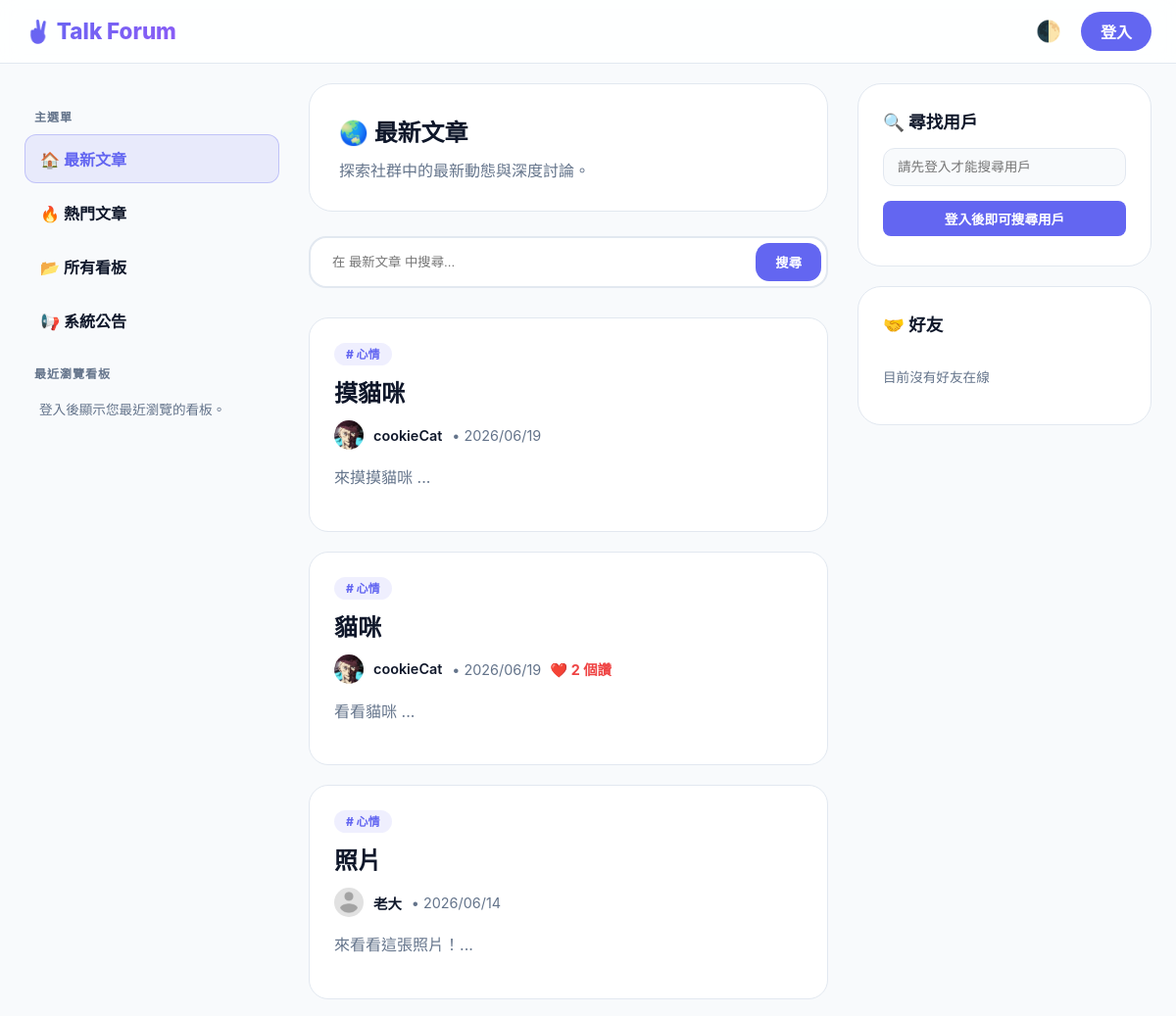
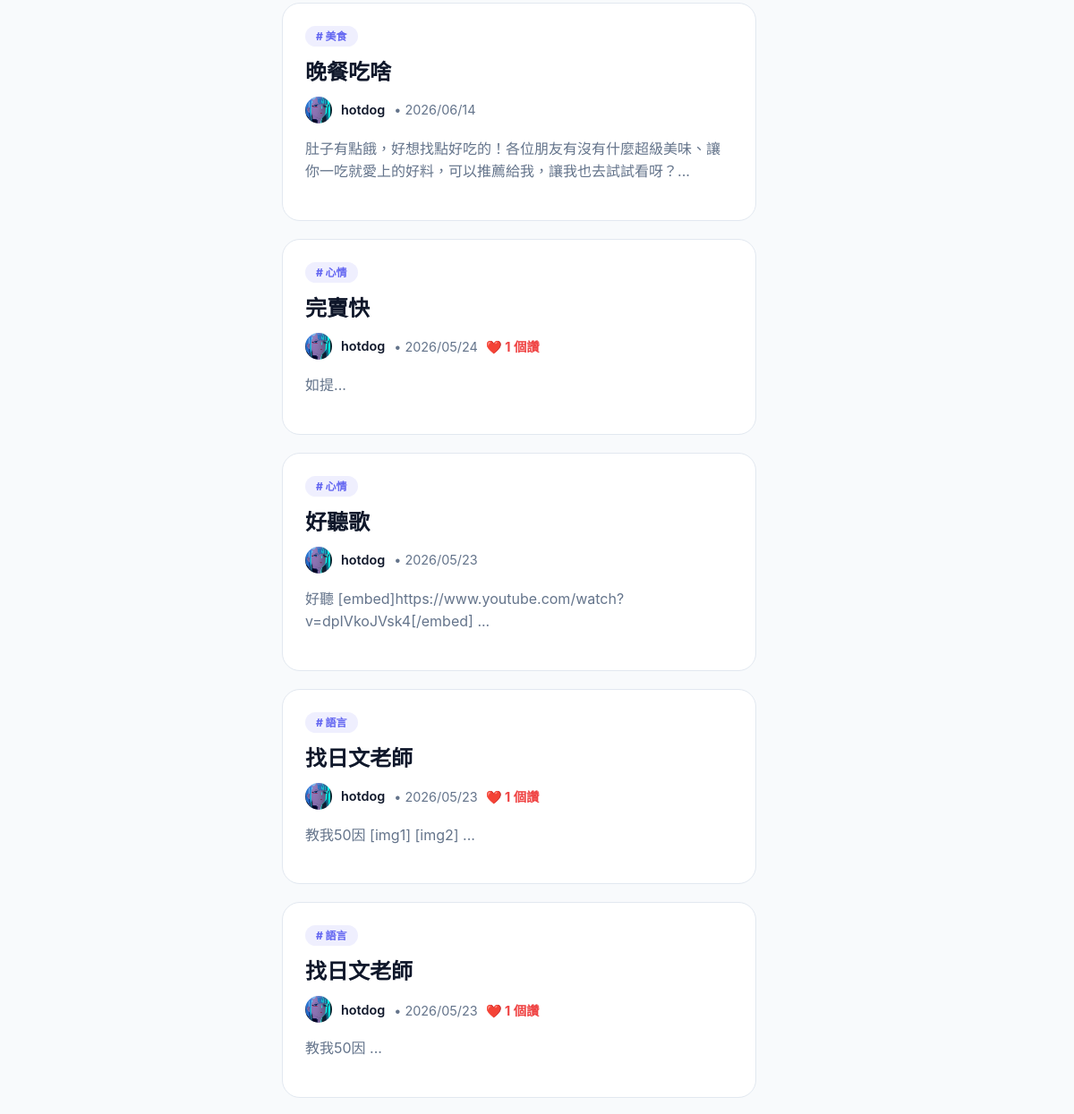
Before: / (upper part) with the older database file (2 pictures, top to bottom).
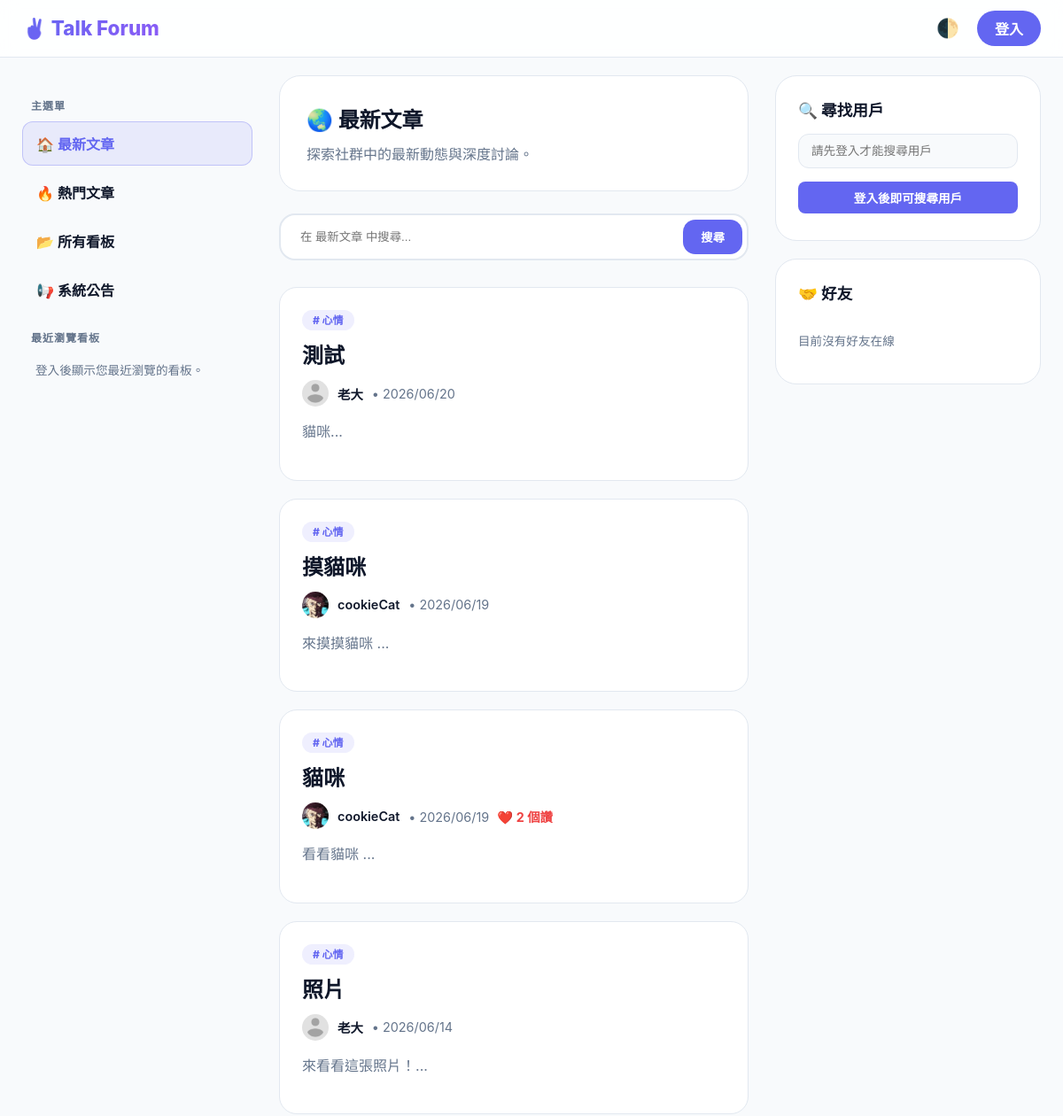
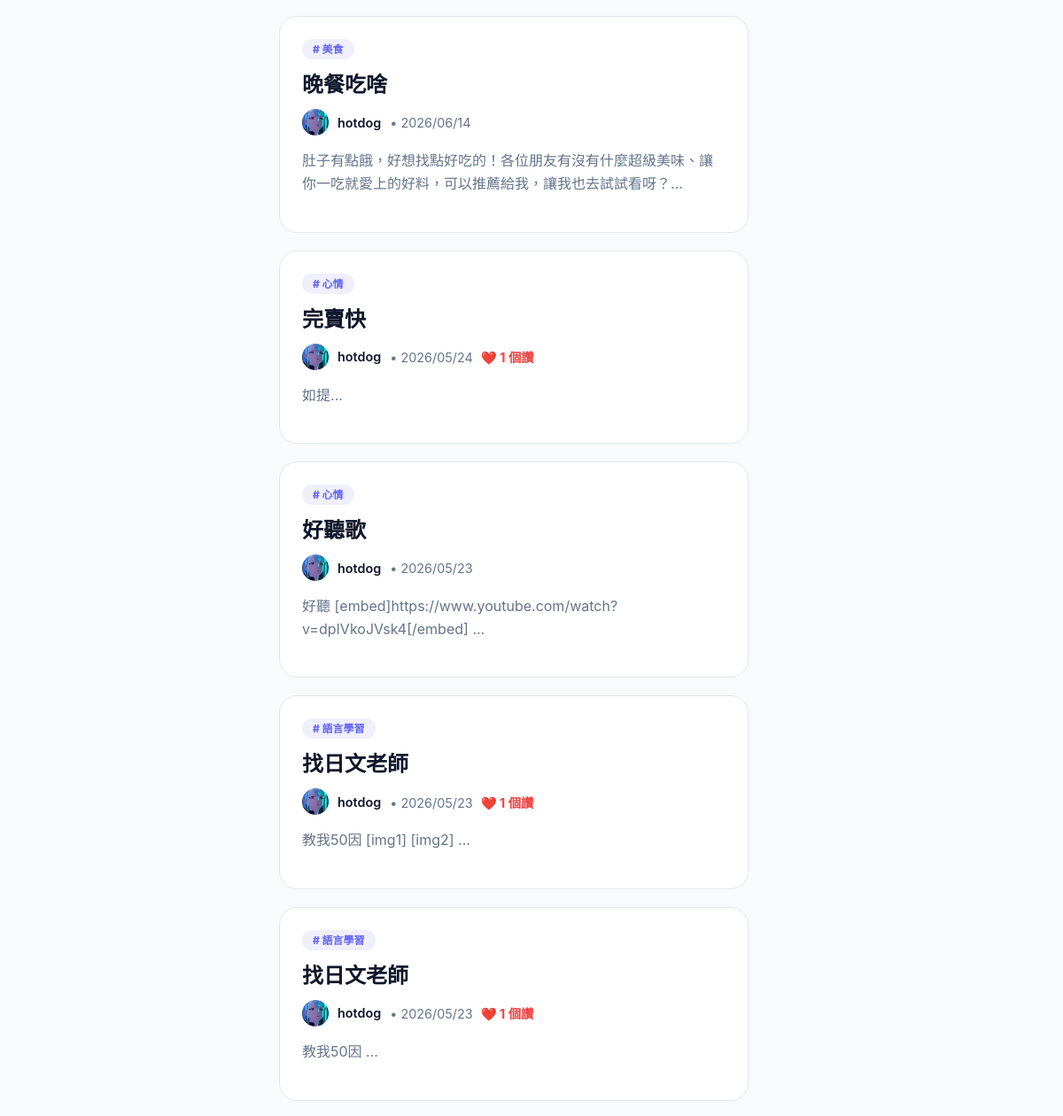
After: the same page with the newer database file (2 pictures, top to bottom).
### tables this page shows
CREATE TABLE `posts` (
  `id` int(11) NOT NULL,
  `title` varchar(255) NOT NULL,
  `content` text NOT NULL,
  `user_id` int(11) NOT NULL,
  `category_id` int(11) NOT NULL,
  `created_at` datetime NOT NULL DEFAULT current_timestamp(),
  `post_img` varchar(255) DEFAULT NULL
);

CREATE TABLE `categories` (
  `id` int(11) NOT NULL,
  `name` varchar(50) NOT NULL,
  `description` text DEFAULT NULL
);

CREATE TABLE `users` (
  `id` int(11) NOT NULL,
  `username` varchar(50) NOT NULL,
  `password` varchar(255) NOT NULL,
  `role` tinyint(1) NOT NULL DEFAULT 0,
  `email` varchar(100) NOT NULL,
  `created_at` datetime NOT NULL DEFAULT current_timestamp(),
  `bio` text DEFAULT NULL,
  `age` int(11) DEFAULT NULL,
  `gender` varchar(50) DEFAULT NULL,
  `interests` varchar(255) DEFAULT NULL,
  `location` varchar(255) DEFAULT NULL,
  `profile_img` varchar(255) DEFAULT 'default_avatar.png',
  `last_announcement_view` datetime DEFAULT '1970-01-01 00:00:00',
  `banner_img` varchar(255) DEFAULT NULL,
  `reset_token` varchar(255) DEFAULT NULL,
  `reset_expiry` datetime DEFAULT NULL
);

### index.php (the view, shortened to what the changed rows need)
<?php
require_once "includes/dbh.inc.php";
$searchTerm = isset($_GET['search']) ? trim($_GET['search']) : '';
$catID = isset($_GET['category']) ? $_GET['category'] : '';
$viewFriendsActivity = isset($_GET['view']) && $_GET['view'] === 'friends_activity';
$viewHistory = isset($_GET['view']) && $_GET['view'] === 'history';
$viewHot = isset($_GET['view']) && $_GET['view'] === 'hot';
$viewCategories = isset($_GET['view']) && $_GET['view'] === 'categories';
$currentCatName = "最新文章";
try {
    $cat_query = $pdo->query("SELECT * FROM categories ORDER BY id ASC");
    $all_categories = $cat_query->fetchAll();
    $friend_ids = [];
    if ($viewCategories) {
        $currentCatName = "所有看板";
        $currentCatDesc = "探索社群中的所有看板分類與主題。";
        $posts = [];
        $activities = [];
    } else {
        if ($viewHot) {
            $currentCatName = "熱門文章";
            $currentCatDesc = "大家都在看！社群中按讚討論度最高的熱門文章。";
            $sql = "SELECT posts.*, users.username, users.profile_img, categories.name AS cat_name,
                    (SELECT COUNT(*) FROM likes WHERE likes.post_id = posts.id) AS like_count
                    FROM posts
                    JOIN users ON posts.user_id = users.id
                    JOIN categories ON posts.category_id = categories.id
                    WHERE 1=1";
            if ($searchTerm !== '') $sql .= " AND (posts.title LIKE :search OR posts.content LIKE :search)";
            if ($catID !== '') $sql .= " AND posts.category_id = :catID";
            $sql .= " ORDER BY like_count DESC, posts.created_at DESC";
        } else {
            $sql = "SELECT posts.*, users.username, users.profile_img, categories.name AS cat_name,
                    (SELECT COUNT(*) FROM likes WHERE likes.post_id = posts.id) AS like_count
                    FROM posts
                    JOIN users ON posts.user_id = users.id
                    JOIN categories ON posts.category_id = categories.id
                    WHERE 1=1";
            $sql .= " ORDER BY posts.created_at DESC";
        }
        $stmt = $pdo->prepare($sql);
        $stmt->execute();
        $posts = $stmt->fetchAll();
    }
    if ($viewFriendsActivity) {
        $currentCatIcon = "✨ ";
    } elseif ($viewHistory) {
        $currentCatIcon = "🕒 ";
    } elseif ($viewHot) {
        $currentCatIcon = "🔥 ";
    } elseif ($viewCategories) {
        $currentCatIcon = "📂 ";
    } elseif ($catID === '') {
        $currentCatIcon = "🌏 ";
    } else {
        $currentCatIcon = ($currentCatName === '系統公告') ? "📢 " : "📂 ";
    }
} catch (PDOException $e) {
    die("資料讀取失敗: " . $e->getMessage());
}
?>
<!DOCTYPE html>
<html lang="zh-TW">
<head>
</head>
<body data-theme="light">
<header>
    <div class="nav-container">
        <a href="index.php" class="logo" style="text-decoration:none"><h1>✌️ Talk Forum</h1></a>
    </div>
</header>
<div class="main-wrapper">
    <main>
        <div class="category-header">
            <h2 style="margin:0;"><?= $currentCatIcon ?><?= htmlspecialchars($currentCatName) ?></h2>
        </div>
        <?php if ($viewCategories): ?>
            <div class="category-list-container">
                <?php foreach ($all_categories as $cat): ?>
                    <a href="index.php?category=<?= $cat['id'] ?>" class="category-list-card">
                        <div class="category-card-title">
                            <span class="category-card-prefix"><?= ($cat['name'] == '系統公告') ? '📢' : '#' ?></span>
                            <span><?= htmlspecialchars($cat['name']) ?></span>
                        </div>
                        <div class="category-card-arrow">➔</div>
                    </a>
                <?php endforeach; ?>
            </div>
        <?php else: ?>
            <?php if (count($posts) > 0): ?>
                <?php foreach ($posts as $post): ?>
                    <article class="post-card">
                        <span style="background:var(--accent-soft); color:var(--accent-color); font-size:0.75rem; font-weight:800; padding:4px 12px; border-radius:50px;"># <?= htmlspecialchars($post['cat_name']) ?></span>
                        <h2 style="margin:12px 0;"><a href="view_post.php?id=<?= $post['id'] ?>" style="text-decoration:none; color:var(--text-color); font-weight:800;"><?= htmlspecialchars($post['title']) ?></a></h2>
                        <div style="display:flex; align-items:center; gap:10px; margin-bottom:15px; font-size:0.9rem;">
                            <img src="<?= !empty($post['profile_img']) ? "uploads/users_profile_img/".$post['profile_img'] : "uploads/default_avatar.png" ?>" style="width:30px; height:30px; border-radius:50%; object-fit:cover;">
                            <span style="font-weight:600;"><?= htmlspecialchars($post['username']) ?></span>
                            <span style="color:var(--text-muted);">
                                • <?= date('Y/m/d', strtotime($post['created_at'])) ?>
                                <?php if (isset($post['like_count']) && $post['like_count'] > 0): ?>
                                    <span style="color:var(--danger-color); font-weight: 700; margin-left: 5px;">❤️ <?= $post['like_count'] ?> 個讚</span>
                                <?php endif; ?>
                            </span>
                        </div>
                        <p style="color:var(--text-muted); line-height:1.6;"><?= htmlspecialchars(mb_substr(strip_tags($post['content']), 0, 110)) ?>...</p>
                    </article>
                <?php endforeach; ?>
            <?php else: ?>
                <div class="post-card" style="text-align: center; padding: 50px;">
                    <p style="color:var(--text-muted);"><?= $viewHistory ? "目前沒有任何瀏覽紀錄。" : "目前沒有文章。" ?></p>
                </div>
            <?php endif; ?>
        <?php endif; ?>
    </main>
</div>
</body>
</html>

Changed rows visible on the page:
added posts: category.name "心情", title "測試", user.profile_img (placeholder picture), user.username "老大", created_at "2026/06/20", content "貓咪"
changed through a linked row, posts "教我50因 [img1] [img2]": category.name "語言" → "語言學習"
changed through a linked row, posts "教我50因": category.name "語言" → "語言學習"
